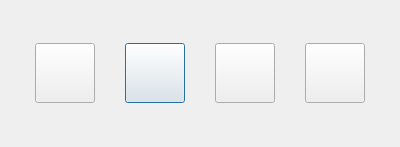
<?xml version="1.0" encoding="UTF-8"?>
<ui version="4.0">
 <class>PieceDialog</class>
 <widget class="QDialog" name="PieceDialog">
  <property name="geometry">
   <rect>
    <x>0</x>
    <y>0</y>
    <width>400</width>
    <height>147</height>
   </rect>
  </property>
  <property name="windowTitle">
   <string>Dialog</string>
  </property>
  <layout class="QGridLayout" name="gridLayout">
   <item row="0" column="1">
    <widget class="QPushButton" name="rook_button">
     <property name="maximumSize">
      <size>
       <width>60</width>
       <height>60</height>
      </size>
     </property>
     <property name="text">
      <string/>
     </property>
     <property name="iconSize">
      <size>
       <width>50</width>
       <height>50</height>
      </size>
     </property>
    </widget>
   </item>
   <item row="0" column="0">
    <widget class="QPushButton" name="queen_button">
     <property name="maximumSize">
      <size>
       <width>60</width>
       <height>60</height>
      </size>
     </property>
     <property name="text">
      <string/>
     </property>
     <property name="iconSize">
      <size>
       <width>50</width>
       <height>50</height>
      </size>
     </property>
    </widget>
   </item>
   <item row="0" column="2">
    <widget class="QPushButton" name="bishop_button">
     <property name="maximumSize">
      <size>
       <width>60</width>
       <height>60</height>
      </size>
     </property>
     <property name="text">
      <string/>
     </property>
     <property name="iconSize">
      <size>
       <width>50</width>
       <height>50</height>
      </size>
     </property>
    </widget>
   </item>
   <item row="0" column="3">
    <widget class="QPushButton" name="knight_button">
     <property name="maximumSize">
      <size>
       <width>60</width>
       <height>60</height>
      </size>
     </property>
     <property name="text">
      <string/>
     </property>
     <property name="iconSize">
      <size>
       <width>50</width>
       <height>50</height>
      </size>
     </property>
    </widget>
   </item>
  </layout>
 </widget>
 <resources/>
 <connections/>
</ui>
